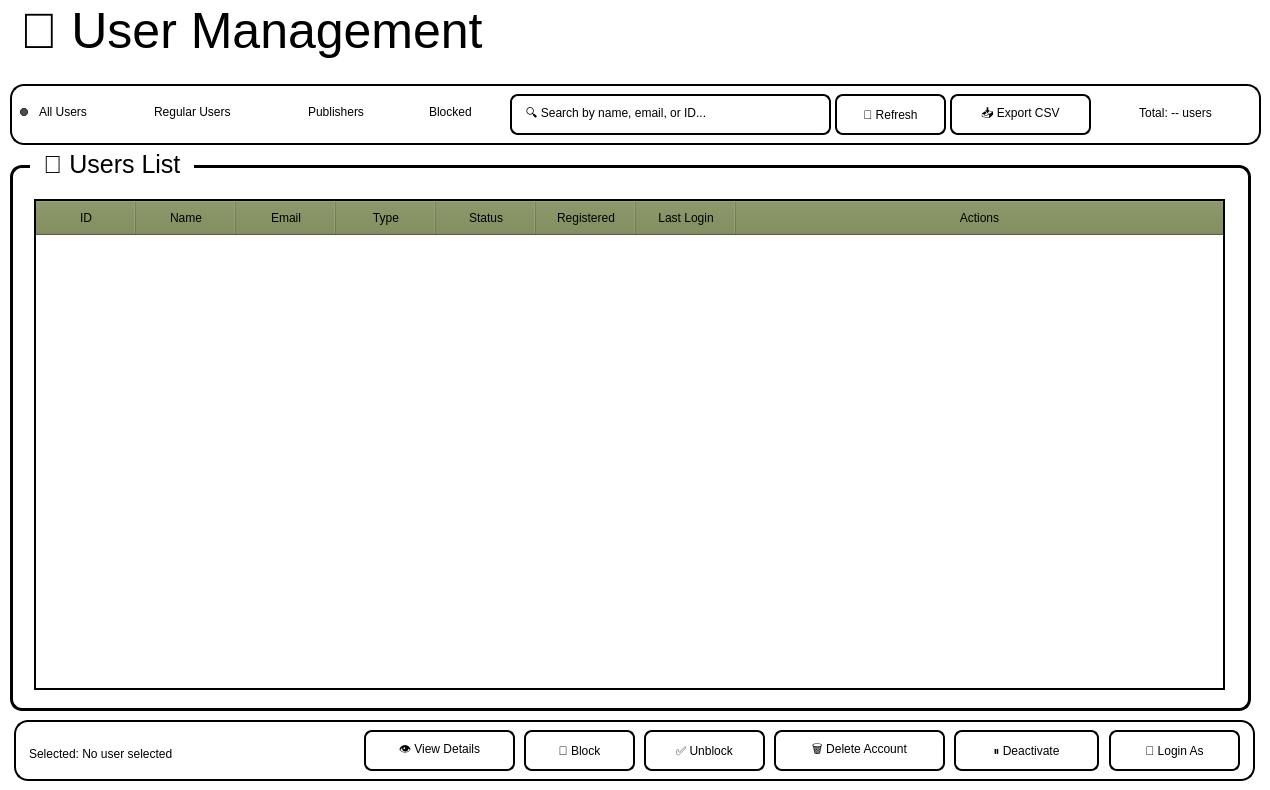
    <widget class="QWidget" name="userManagementPage">
     <property name="styleSheet">
      <string notr="true">QWidget { background-color: transparent; }</string>
     </property>
     <widget class="QLabel" name="userMgmtTitleLabel">
      <property name="geometry">
       <rect>
        <x>20</x>
        <y>-5</y>
        <width>500</width>
        <height>71</height>
       </rect>
      </property>
      <property name="styleSheet">
       <string notr="true">QLabel {
	background: transparent;
	border: none;
	font: 700 9pt &quot;Script MT Bold&quot;;
	font-size: 50px;
	color: rgb(0, 0, 0);
}</string>
      </property>
      <property name="text">
       <string>👥 User Management</string>
      </property>
     </widget>
     <widget class="QFrame" name="userFilterFrame">
      <property name="geometry">
       <rect>
        <x>10</x>
        <y>84</y>
        <width>1251</width>
        <height>61</height>
       </rect>
      </property>
      <property name="styleSheet">
       <string notr="true"> border: 2px solid rgb(0, 0, 0);
 border-radius: 14px;</string>
      </property>
      <property name="frameShape">
       <enum>QFrame::Shape::StyledPanel</enum>
      </property>
      <widget class="QRadioButton" name="allUsersRadio">
       <property name="geometry">
        <rect>
         <x>5</x>
         <y>14</y>
         <width>101</width>
         <height>28</height>
        </rect>
       </property>
       <property name="styleSheet">
        <string notr="true">QRadioButton {
	font: 700 12pt &quot;Script MT&quot;;
 	color: rgb(0, 0, 0);
	background: transparent;
	border: none;
}
QRadioButton::indicator {
	width:18px;
	height: 18px;
}</string>
       </property>
       <property name="text">
        <string>All Users</string>
       </property>
       <property name="checked">
        <bool>true</bool>
       </property>
      </widget>
      <widget class="QRadioButton" name="regularUsersRadio">
       <property name="geometry">
        <rect>
         <x>120</x>
         <y>14</y>
         <width>151</width>
         <height>28</height>
        </rect>
       </property>
       <property name="styleSheet">
        <string notr="true">QRadioButton {
	font: 700 12pt &quot;Script MT&quot;;
 	color: rgb(0, 0, 0);
	background: transparent;
	border: none;
}
QRadioButton::indicator {
	width:18px;
	height: 18px;
}</string>
       </property>
       <property name="text">
        <string>Regular Users</string>
       </property>
      </widget>
      <widget class="QRadioButton" name="publishersRadio">
       <property name="geometry">
        <rect>
         <x>274</x>
         <y>14</y>
         <width>121</width>
         <height>28</height>
        </rect>
       </property>
       <property name="styleSheet">
        <string notr="true">QRadioButton {
	font: 700 12pt &quot;Script MT&quot;;
 	color: rgb(0, 0, 0);
	background: transparent;
	border: none;
}
QRadioButton::indicator {
	width:18px;
	height: 18px;
}</string>
       </property>
       <property name="text">
        <string>Publishers</string>
       </property>
      </widget>
      <widget class="QRadioButton" name="blockedUsersRadio">
       <property name="geometry">
        <rect>
         <x>395</x>
         <y>14</y>
         <width>101</width>
         <height>28</height>
        </rect>
       </property>
       <property name="styleSheet">
        <string notr="true">QRadioButton {
	font: 700 12pt &quot;Script MT&quot;;
 	color: rgb(0, 0, 0);
	background: transparent;
	border: none;
}
QRadioButton::indicator {
	width:18px;
	height: 18px;
}</string>
       </property>
       <property name="text">
        <string>Blocked</string>
       </property>
      </widget>
      <widget class="QLineEdit" name="userSearchLineEdit">
       <property name="geometry">
        <rect>
         <x>500</x>
         <y>10</y>
         <width>321</width>
         <height>41</height>
        </rect>
       </property>
       <property name="styleSheet">
        <string notr="true">QLineEdit {
 font: 600 11pt &quot;Segoe UI&quot;;
 border: 2px solid rgb(0, 0, 0);
 border-radius: 8px;
 padding: 6px 12px;
background: transparent;
color: balck;
}</string>
       </property>
       <property name="placeholderText">
        <string>🔍 Search by name, email, or ID...</string>
       </property>
      </widget>
      <widget class="QPushButton" name="refreshUsersBtn">
       <property name="geometry">
        <rect>
         <x>825</x>
         <y>10</y>
         <width>111</width>
         <height>41</height>
        </rect>
       </property>
       <property name="styleSheet">
        <string notr="true">QPushButton {
font: 700 12pt &quot;Script MT&quot;;
 color: black;
 border: 2px solid black;
 border-radius: 8px;
}
</string>
       </property>
       <property name="text">
        <string>🔄 Refresh</string>
       </property>
      </widget>
      <widget class="QPushButton" name="exportUsersBtn">
       <property name="geometry">
        <rect>
         <x>940</x>
         <y>10</y>
         <width>141</width>
         <height>41</height>
        </rect>
       </property>
       <property name="styleSheet">
        <string notr="true">QPushButton {
font: 700 12pt &quot;Script MT&quot;;
 color: black;
 border: 2px solid black;
 border-radius: 8px;
}
</string>
       </property>
       <property name="text">
        <string>📥 Export CSV</string>
       </property>
      </widget>
      <widget class="QLabel" name="userCountLabel">
       <property name="geometry">
        <rect>
         <x>1085</x>
         <y>15</y>
         <width>161</width>
         <height>28</height>
        </rect>
       </property>
       <property name="styleSheet">
        <string notr="true">font: 700 15pt &quot;Script MT&quot;;
color: rgb(0, 0, 0);
border: none;
background: transparent;
</string>
       </property>
       <property name="text">
        <string>&lt;html&gt;&lt;head/&gt;&lt;body&gt;&lt;p align=&quot;center&quot;&gt;Total: -- users&lt;/p&gt;&lt;/body&gt;&lt;/html&gt;</string>
       </property>
      </widget>
     </widget>
     <widget class="QFrame" name="selectedUserActionsFrame">
      <property name="geometry">
       <rect>
        <x>14</x>
        <y>720</y>
        <width>1241</width>
        <height>61</height>
       </rect>
      </property>
      <property name="styleSheet">
       <string notr="true"> border: 2px solid rgb(0, 0, 0);
 border-radius: 14px;</string>
      </property>
      <property name="frameShape">
       <enum>QFrame::Shape::StyledPanel</enum>
      </property>
      <widget class="QLabel" name="selectedUserLabel">
       <property name="geometry">
        <rect>
         <x>15</x>
         <y>13</y>
         <width>331</width>
         <height>41</height>
        </rect>
       </property>
       <property name="styleSheet">
        <string notr="true">font: 700 15pt &quot;Script MT&quot;;
color: rgb(0, 0, 0);
border: none;
background: transparent;
</string>
       </property>
       <property name="text">
        <string>Selected: No user selected</string>
       </property>
      </widget>
      <widget class="QPushButton" name="viewUserDetailsBtn">
       <property name="enabled">
        <bool>false</bool>
       </property>
       <property name="geometry">
        <rect>
         <x>350</x>
         <y>10</y>
         <width>151</width>
         <height>41</height>
        </rect>
       </property>
       <property name="styleSheet">
        <string notr="true">QPushButton {
font: 700 12pt &quot;Script MT&quot;;
 color: black;
 border: 2px solid black;
 border-radius: 8px;
}
</string>
       </property>
       <property name="text">
        <string>👁️ View Details</string>
       </property>
      </widget>
      <widget class="QPushButton" name="blockUserBtn">
       <property name="enabled">
        <bool>false</bool>
       </property>
       <property name="geometry">
        <rect>
         <x>510</x>
         <y>10</y>
         <width>111</width>
         <height>41</height>
        </rect>
       </property>
       <property name="styleSheet">
        <string notr="true">QPushButton {
font: 700 12pt &quot;Script MT&quot;;
 color: black;
 border: 2px solid black;
 border-radius: 8px;
}
</string>
       </property>
       <property name="text">
        <string>🚫 Block</string>
       </property>
      </widget>
      <widget class="QPushButton" name="unblockUserBtn">
       <property name="enabled">
        <bool>false</bool>
       </property>
       <property name="geometry">
        <rect>
         <x>630</x>
         <y>10</y>
         <width>121</width>
         <height>41</height>
        </rect>
       </property>
       <property name="styleSheet">
        <string notr="true">QPushButton {
font: 700 12pt &quot;Script MT&quot;;
 color: black;
 border: 2px solid black;
 border-radius: 8px;
}
</string>
       </property>
       <property name="text">
        <string>✅ Unblock</string>
       </property>
      </widget>
      <widget class="QPushButton" name="deleteUserBtn">
       <property name="enabled">
        <bool>false</bool>
       </property>
       <property name="geometry">
        <rect>
         <x>760</x>
         <y>10</y>
         <width>171</width>
         <height>41</height>
        </rect>
       </property>
       <property name="styleSheet">
        <string notr="true">QPushButton {
font: 700 12pt &quot;Script MT&quot;;
 color: black;
 border: 2px solid black;
 border-radius: 8px;
}
</string>
       </property>
       <property name="text">
        <string>🗑️ Delete Account</string>
       </property>
      </widget>
      <widget class="QPushButton" name="toggleActiveBtn">
       <property name="enabled">
        <bool>false</bool>
       </property>
       <property name="geometry">
        <rect>
         <x>940</x>
         <y>10</y>
         <width>145</width>
         <height>41</height>
        </rect>
       </property>
       <property name="styleSheet">
        <string notr="true">QPushButton {
font: 700 12pt &quot;Script MT&quot;;
 color: black;
 border: 2px solid black;
 border-radius: 8px;
}
</string>
       </property>
       <property name="text">
        <string>⏸️ Deactivate</string>
       </property>
      </widget>
      <widget class="QPushButton" name="loginAsUserBtn">
       <property name="enabled">
        <bool>false</bool>
       </property>
       <property name="geometry">
        <rect>
         <x>1095</x>
         <y>10</y>
         <width>131</width>
         <height>41</height>
        </rect>
       </property>
       <property name="styleSheet">
        <string notr="true">QPushButton {
font: 700 12pt &quot;Script MT&quot;;
 color: black;
 border: 2px solid black;
 border-radius: 8px;
}
</string>
       </property>
       <property name="text">
        <string>🔑 Login As</string>
       </property>
      </widget>
     </widget>
     <widget class="QGroupBox" name="groupBox">
      <property name="geometry">
       <rect>
        <x>10</x>
        <y>150</y>
        <width>1241</width>
        <height>561</height>
       </rect>
      </property>
      <property name="styleSheet">
       <string notr="true">QGroupBox {
    font: 700 13pt &quot;Script MT Bold&quot;;
    font-size: 25px;
    color: rgb(0, 0, 0);
    border: 3px solid black;
    border-radius: 12px;
    margin-top: 15px;
    padding-top: 10px;
}

QGroupBox::title {
    subcontrol-origin: margin;
    left: 20px;
    padding: 0 10px;
}</string>
      </property>
      <property name="title">
       <string>👥 Users List</string>
      </property>
      <widget class="QTableWidget" name="usersTable">
       <property name="geometry">
        <rect>
         <x>24</x>
         <y>49</y>
         <width>1191</width>
         <height>491</height>
        </rect>
       </property>
       <property name="styleSheet">
        <string notr="true">QTableWidget {
font: 700 11pt &quot;Script MT Bold&quot;;
gridline-color: black;
border: 2px solid black;
}
QHeaderView::section {
font: 700 12pt &quot;Script MT&quot;;
    background-color: rgb(120, 135, 79);
padding: 8px;
color: black;
}</string>
       </property>
       <property name="selectionBehavior">
        <enum>QAbstractItemView::SelectionBehavior::SelectRows</enum>
       </property>
       <attribute name="horizontalHeaderStretchLastSection">
        <bool>true</bool>
       </attribute>
       <column>
        <property name="text">
         <string>ID</string>
        </property>
       </column>
       <column>
        <property name="text">
         <string>Name</string>
        </property>
       </column>
       <column>
        <property name="text">
         <string>Email</string>
        </property>
       </column>
       <column>
        <property name="text">
         <string>Type</string>
        </property>
       </column>
       <column>
        <property name="text">
         <string>Status</string>
        </property>
       </column>
       <column>
        <property name="text">
         <string>Registered</string>
        </property>
       </column>
       <column>
        <property name="text">
         <string>Last Login</string>
        </property>
       </column>
       <column>
        <property name="text">
         <string>Actions</string>
        </property>
       </column>
      </widget>
     </widget>
    </widget>
